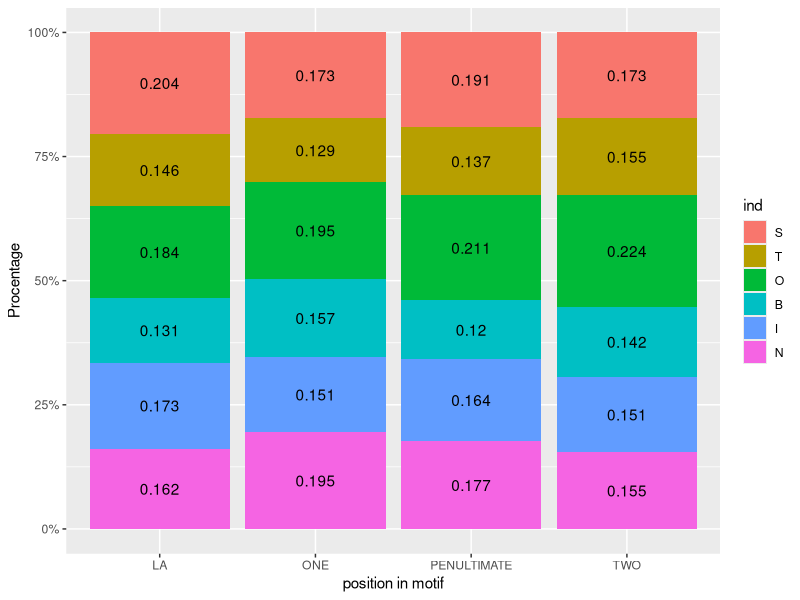

Write R code to recreate this figure.
library(ggplot2)
library(dplyr)
library(tidyr)

dat <- read.table(text = "    ONE TWO PENULTIMATE LA
1   78  78  86  92
2   58  70  62  66
3   88 101  95  83
4   71  64  54  59
5   68  68  74  78
6   88  70  80  73",sep = "", header = TRUE)

total = sum(dat$ONE)
total
# Add an id variable for the filled regions and reshape
datm <- dat %>% mutate(ind = factor(row_number())) %>% gather(variable, value, -ind)
levels(datm$ind) <- c('S','T','O','B','I','N')
ggplot(datm, aes(x = variable, y = value, fill = ind)) + 
  geom_bar(position = "fill",stat = "identity") +
  scale_y_continuous(labels = scales::percent_format()) +
  geom_text(aes(label = round(value/total, 3)), position = position_fill(vjust = 0.5)) +
  xlab("position in motif") +
  ylab("Procentage")
